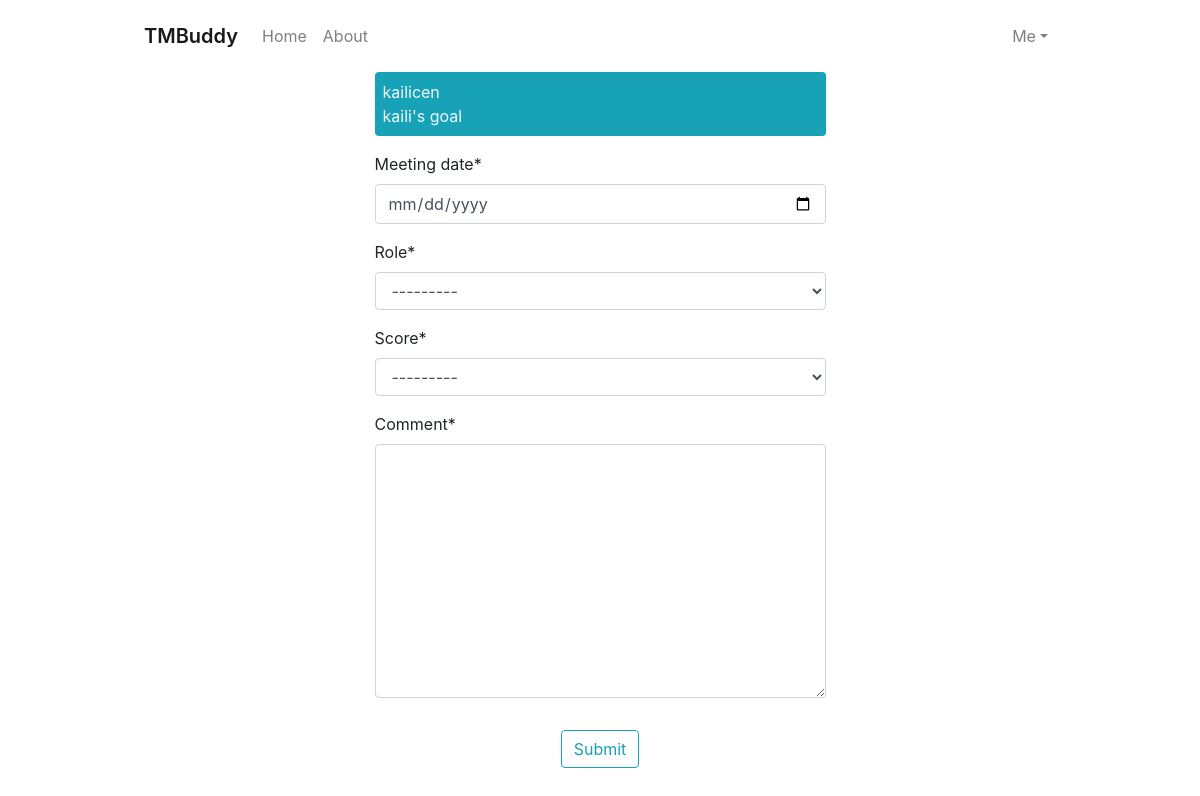
The app's page /feedback/new/ (signed in), older data.
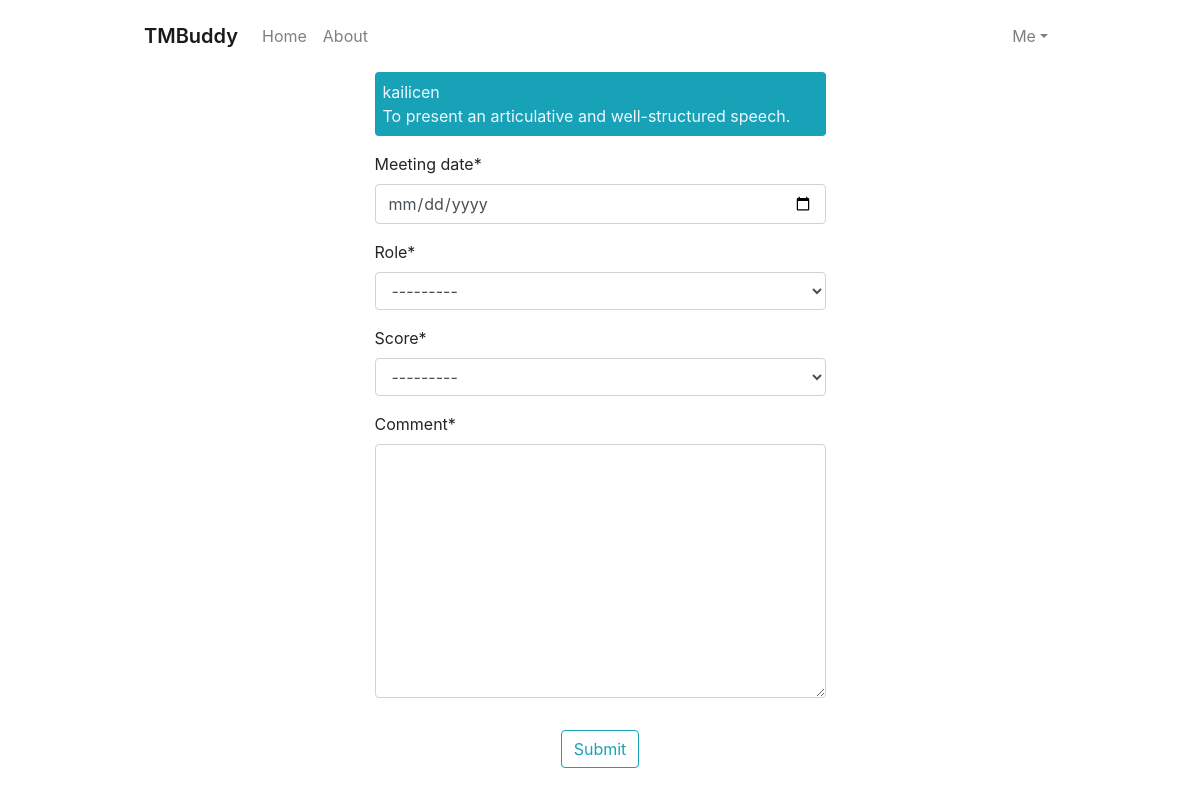
The same page, newer data.
### users/models.py (models this page shows, shortened)
class Profile(models.Model):
    user = models.OneToOneField(User, related_name='profile', on_delete=models.CASCADE)
    goal = models.CharField(max_length=200, null=True)
    buddy = models.ForeignKey(User, null=True, related_name='buddy', on_delete=models.CASCADE)

### tmbuddy/views.py (the view, shortened to what this page needs)
# urls.py: path('feedback/new/', BuddyFeedbackCreateView.as_view(), name='feedback-create'),
class BuddyFeedbackCreateView(LoginRequiredMixin, CreateView):
    model = BuddyFeedback
    form_class = BuddyFeedbackForm
    template_name = 'tmbuddy/feedback_create.html'
    def get_context_data(self, **kwargs):
        context = super().get_context_data(**kwargs)
        context['user_profile'] = Profile.objects.filter(user=self.request.user).first()
        return context

### tmbuddy/forms.py
class BuddyFeedbackForm(ModelForm):
    class Meta:
        model = BuddyFeedback
        fields = ['meeting_date', 'role', 'score', 'content']
        widgets = {
            'meeting_date': DateInput(),
        }
        labels = {
            'content': _('Comment'),
        }

### tmbuddy/templates/tmbuddy/feedback_create.html (shortened to what this page needs)
{% extends "tmbuddy/base.html" %}{% load crispy_forms_tags %}{% block content %}
<div class="d-flex flex-column p-2 restraint-flex">
  <form method="POST">
    <div class="info-box p-2 mb-3 rounded">
      <h7>{{ user_profile.buddy }}<br>{{ user_profile.buddy.profile.goal }}</h7>
      </div>
    <fieldset class="form-group">{{ form|crispy }}</fieldset>
    <div class="form-group text-center">
      <button class="btn btn-outline-info" type="submit">Submit</button>
    </div>
  </form>
</div>
{% endblock content %}

Row changes from the older to the newer data that the page shows:
changed through a linked row, Profile "kailicen": buddy.profile.goal "kaili's goal" → "To present an articulative and well-structured speech."
